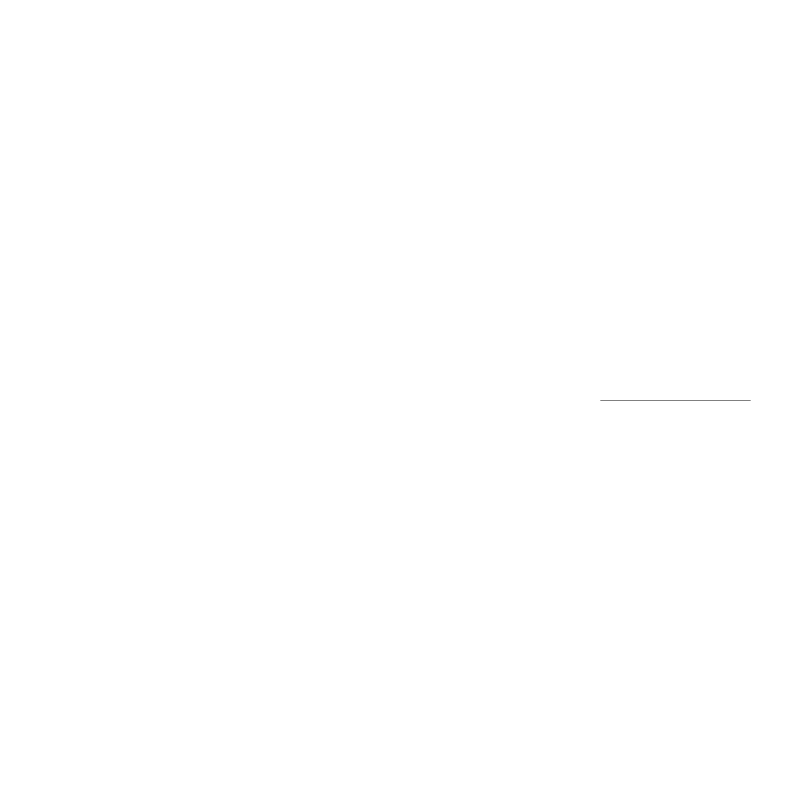
Frame 1 (no input)
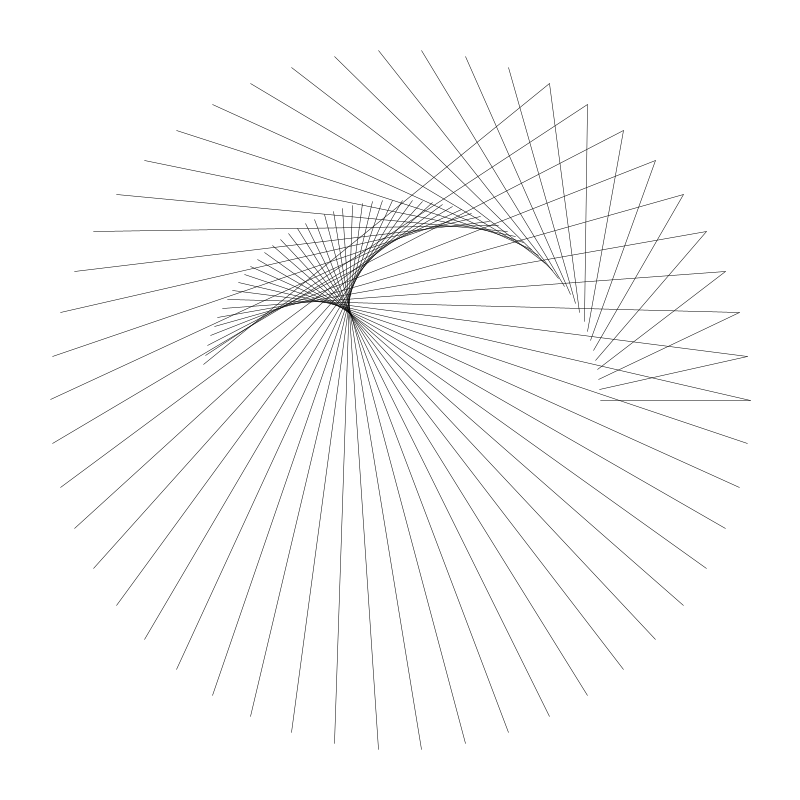
Frame 60 (the mouse pressed at the canvas centre just before this capture)
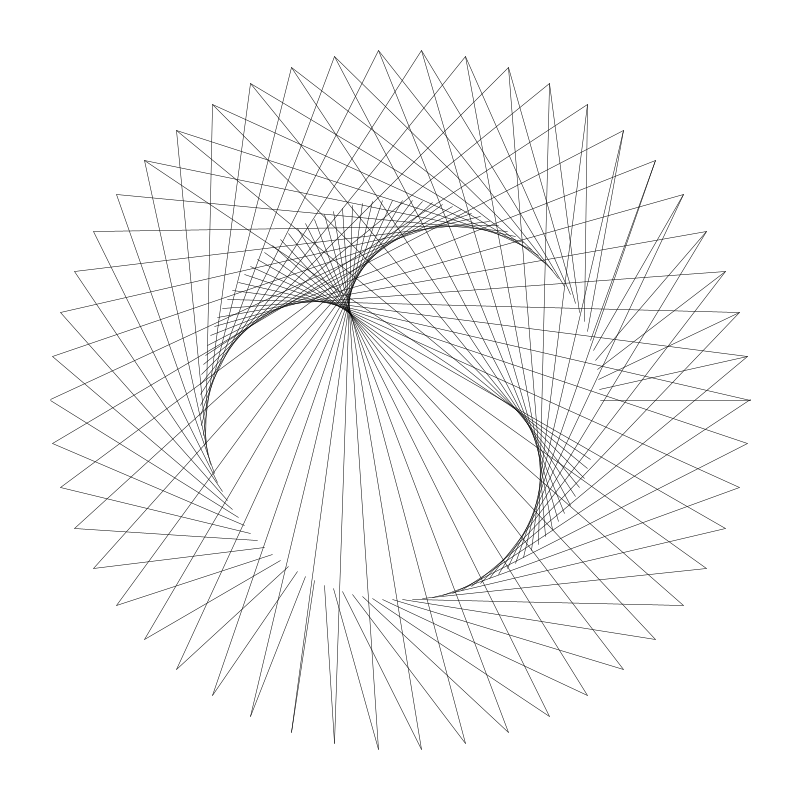
Frame 120 (the mouse held since frame 60 and released just before this capture)

The Processing sketch that drew these frames (run headless with seeded random() and noise(); from frame 60 on, the mouse is pressed at the canvas centre):

// Processing sketch: circmetry
// ── circmetry.pde
//SMALL AND BIG CIRCLE RADIUS
float radiusSmallCircle = 200;
float radiusBigCircle = 350;

//SMALL AND BIG CIRCLE COORDS FOR LINES
float InX, InY, OutX, OutY;

float linesSpawn = 50;

float rotationOut = 10;
float rotationIn = 4;

//ROTATION STEP IN DEGREE
float rotationStepIn;
float rotationStepOut;

int i = 0;

void setup()
{
  background(255);
  size(800, 800);
}

void draw()
{
  rotationStepOut = (360*rotationOut) / (linesSpawn*rotationOut);
  rotationStepIn = (360*rotationIn) / (linesSpawn*rotationOut);
  
  if (i < (linesSpawn*rotationOut))
  {
    pushMatrix();
    translate(width/2, height/2);
    
    //360-ANGLE MAKES PROGRESS BETWEEN 0 TO 360
    //COS MAKES A POSITION IN X
    //SIN MAKES A POSITION IN Y
    //MULTIPLY BY RADIUS TO HAVE POSITION ON THE CIRCLE
    OutX = radiusBigCircle * cos(radians(360-(rotationStepOut*i)));
    OutY = radiusBigCircle * sin(radians(360-(rotationStepOut*i)));
    InX = radiusSmallCircle * cos(radians(360-(rotationStepIn*i)));
    InY = radiusSmallCircle * sin(radians(360-(rotationStepIn*i)));
    
    stroke(0);
    strokeWeight(.5);
    line(InX,InY,OutX,OutY);
    popMatrix();
    
    i += 1;
  }
  
  
}
